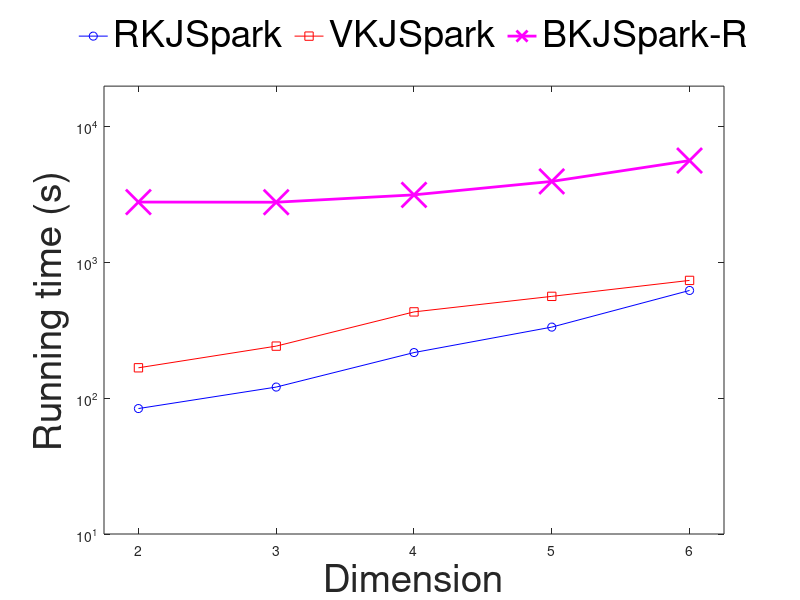

Here is the MATLAB script that generated this plot:
% Create some data
dim = [2 3 4 5 6];
% gaussian-3m-5d
RTree = [84.068 121.058 217.432 334.939 623.785];
Voronoi = [167.906 242.515 433.571 564.321 739.830];
NLRTree = [2795.851 2788.411 3159.865 3969.340 5652.169];
% RTree = [67.567 72.835 81.546 81.546 82.801 82.603];
% Voronoi = [153.995 182.888 218.416 233.450 282.798 307.234];
% NLRTree = [862.518 1824.601 2495.675 3005.263 3690.268 4115.112];
% Create a y-axis semilog plot using the semilogy function
% Plot SER data in blue and BER data in red

set(gca,'Visible','on','Units','normalized');
set(gca,'Units','normalized','FontSize',30);
box('on');
semilogy(dim,RTree,'-ob',dim,Voronoi,'-rs',dim,NLRTree,'-xm','LineWidth', 2, 'MarkerSize', 18);
hold on;

xlim([1.75 6.25])
ylim([10 20000])
set(gca, 'XTick', 2:1:6, 'XMinorTick', 'off')
set(gca, 'YTick', [1 10 100 1000 10000], 'YMinorTick', 'off')

xlabel('Dimension','FontSize',28)
ylabel('Running time (s)','FontSize',28)

h=legend('RKJSpark', 'VKJSpark', 'BKJSpark-R');
set(h,'Interpreter','tex','Location','NorthOutside','FontSize',27,'Orientation','Horizontal','Box','off');

print -depsc2 osm_knnj_dimension